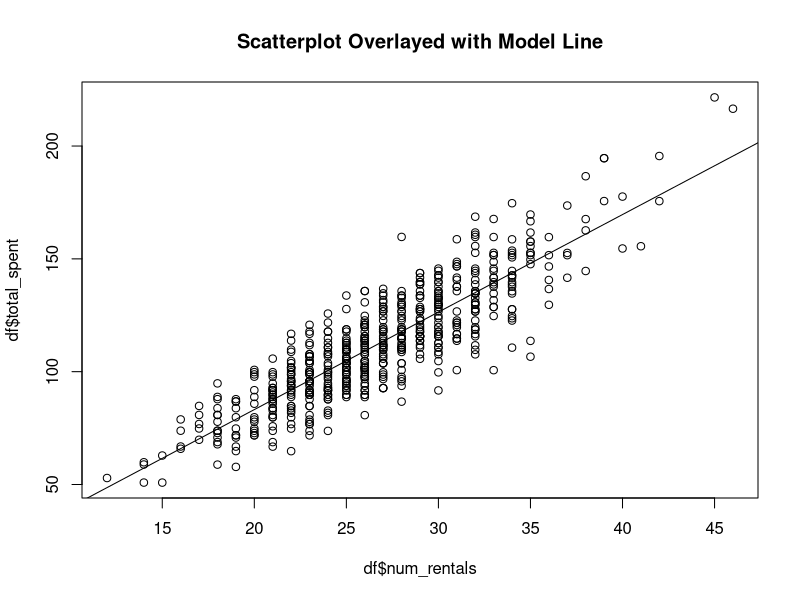
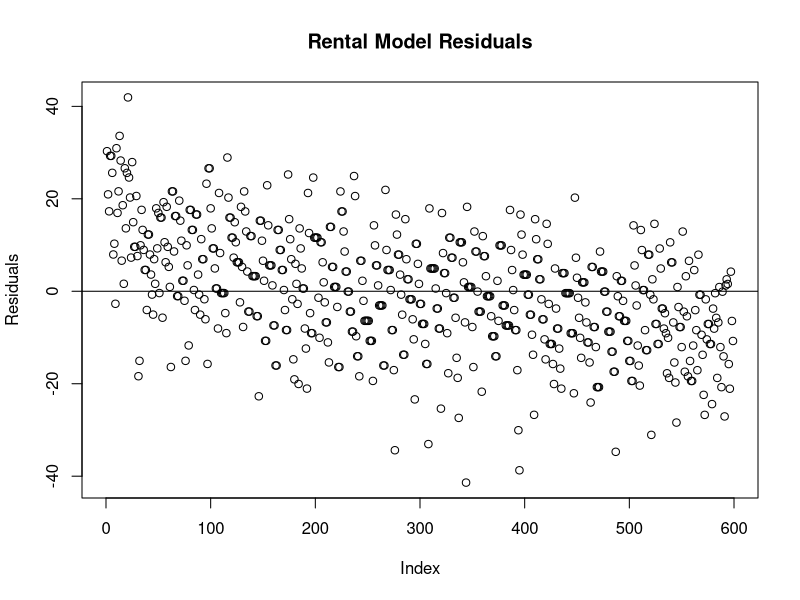
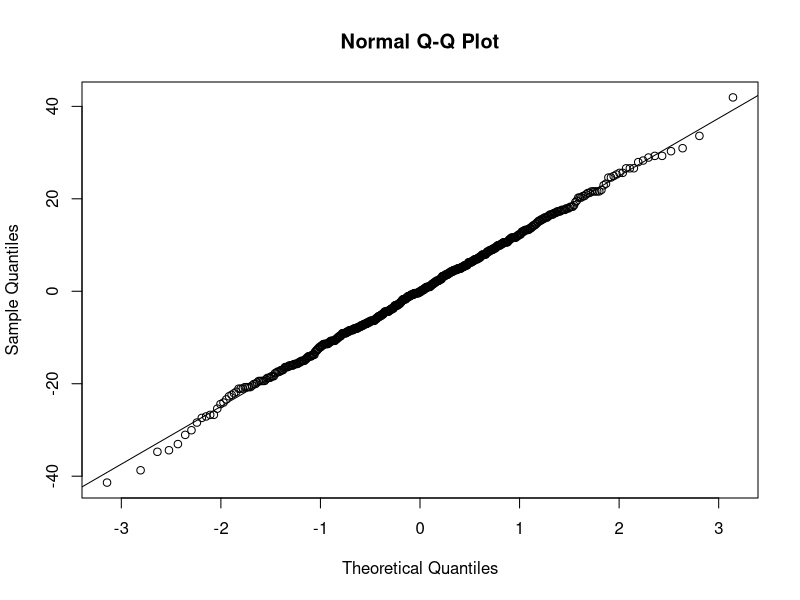

Recreate these plots in R, in order.
#TMP4 - Writing SQL Queries
#Team: TheDataKnights
#Team Members: Nicholas Romano, Michael Zelaya
#DS-400 Data Science Senior Capstone

#Reading in Country Rentals.csv file created from Python File
df <- read.csv("Individual_Rentals.csv")

#Creating Linear Regression Model
RentalModel <- lm(total_spent ~ num_rentals, data = df)

#Rental Model Summary
summary(RentalModel)
#Model Function: -3.22174 + 4.32164(num_rentals)
#R-squared: 0.7581
#.7581 R-squared value indicates that the number of rentals explain roughly 75% of the variability in the total money spent by each individual

#Scatterplot
plot(df$num_rentals, df$total_spent)
title("Scatterplot Overlayed with Model Line")
abline(RentalModel)

#Residual Plots
plot(RentalModel$residuals,
     main = "Rental Model Residuals",
     ylab = "Residuals")
abline(h=0)

#The residuals from the model appear to be approxoimately normally distributed between [-40,40] with a mean around 0

#Normal Quantile Line
qqnorm(RentalModel$residuals)
qqline(RentalModel$residuals)

#The points of the normal quantile plot of the model indicate that the data is approximately normally distributed with most, if not all, the points lying on or near the line.

